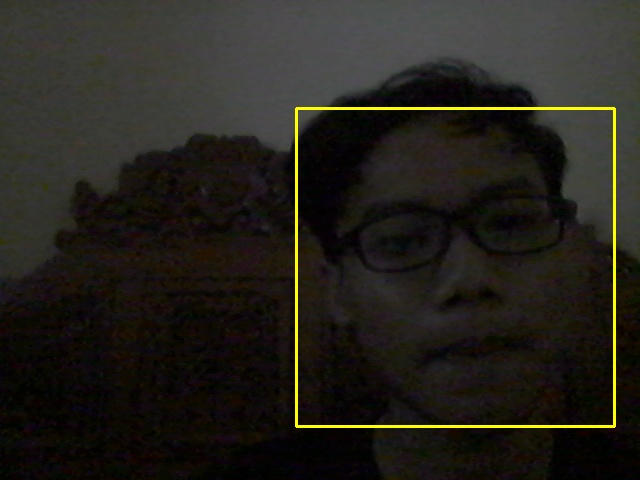
#> input picture datawajah/1901530083_DEHAN SETYA_B1_1.jpg, 640 x 480 px; its folder holds only this picture in this run
$ python -i absen.py   (imports and definitions only)
#> lines starting #> are read from the running program, lines starting #| are printed output that depends on the picture
import cv2, os, numpy as np
import tkinter as tk
from PIL import ImageTk, Image
from datetime import datetime

def selesai1():
    intructions.config(text="Rekam Data Telah Selesai!")
def selesai2():
    intructions.config(text="Training Wajah Telah Selesai!")
def selesai3():
    intructions.config(text="Absensi Telah Dilakukan")
# [34 lines left out: function rekamDataWajah, not called in this run]

def trainingWajah():
    wajahDir = 'datawajah'
    latihDir = 'latihwajah'

    def getImageLabel(path):
#> called with path = 'datawajah'
        imagePaths = [os.path.join(path, f) for f in os.listdir(path)]
        faceSamples = []
        faceIDs = []
        for imagePath in imagePaths:
            PILimg = Image.open(imagePath).convert('L')
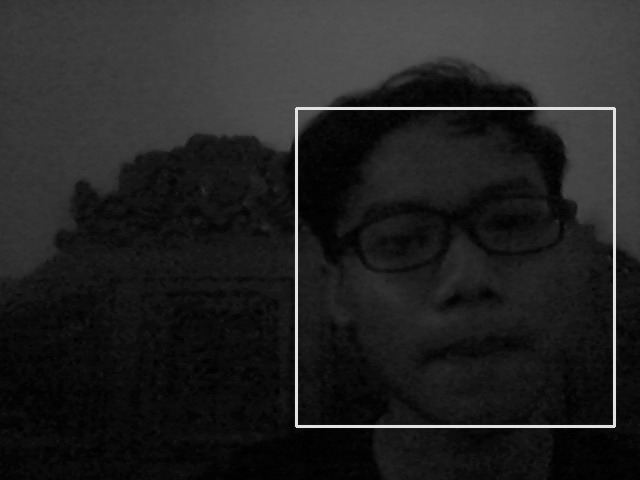
#> PILimg: PIL image 640x480 L; min 0, max 231, mean 34.3
            imgNum = np.array(PILimg, 'uint8')
            faceID = int(os.path.split(imagePath)[-1].split('_')[0])
            faces = faceDetector.detectMultiScale(imgNum)
#> faces = [[322, 126, 287, 287]]
            for (x, y, w, h) in faces:
                faceSamples.append(imgNum[y:y + h, x:x + w])
                faceIDs.append(faceID)
#> this loop made 1 pass
#> after the loop, faceIDs = [1901530083]; faceSamples = 1 item
            return faceSamples, faceIDs

    faceRecognizer = cv2.face.LBPHFaceRecognizer_create()
    faceDetector = cv2.CascadeClassifier('haarcascade_frontalface_default.xml')
    faces, IDs = getImageLabel(wajahDir)
#> faces = 1 item; IDs = [1901530083]
    faceRecognizer.train(faces, np.array(IDs))
    # simpan
    faceRecognizer.write(latihDir + '/training.xml')
    selesai2()

# [62 lines left out: functions markAttendance, absensiWajah, not called in this run]

# GUI
# [1 line not run here, left out]
# mengatur canvas (window tkinter)
# [1 line that did not run here, left out]
# [2 lines not run here, left out]
# judul
# [1 line that did not run here, left out]
# [1 line not run here, left out]
#credit
# [1 line that did not run here, left out]
# [1 line not run here, left out]
# for entry data nama
# [1 line that did not run here, left out]
# [1 line not run here, left out]
# [1 line that did not run here, left out]
# [1 line not run here, left out]
# for entry data nim
# [1 line that did not run here, left out]
# [1 line not run here, left out]
# [1 line that did not run here, left out]
# [1 line not run here, left out]
# for entry data kelas
# [1 line that did not run here, left out]
# [1 line not run here, left out]
# [1 line that did not run here, left out]
# [3 lines not run here, left out]

# tombol untuk rekam data wajah
# [1 line that did not run here, left out]
# [1 line not run here, left out]
Rekam_text = tk.StringVar()
# [1 line that did not run here, left out]
# [2 lines not run here, left out]

# tombol untuk training wajah
Rekam_text1 = tk.StringVar()
# [1 line that did not run here, left out]
# [2 lines not run here, left out]

# tombol absensi dengan wajah
Rekam_text2 = tk.StringVar()
# [1 line that did not run here, left out]
# [4 lines not run here, left out]

#> (the run stopped early here; a loop or call above may not have finished)

$ run again, on datawajah/1901530083_DEHAN SETYA_B1_15.jpg
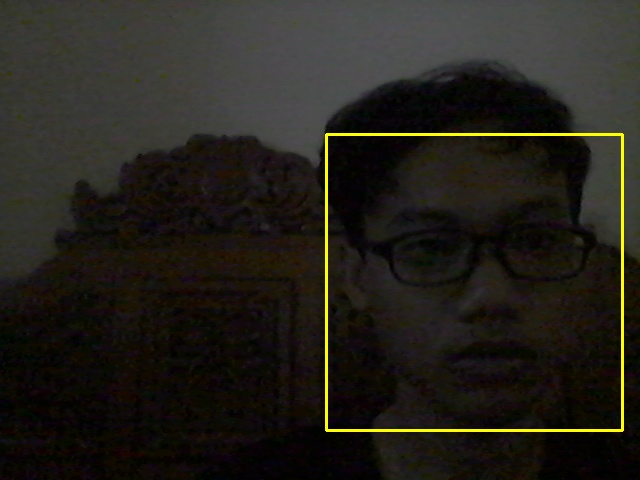
#> input picture datawajah/1901530083_DEHAN SETYA_B1_15.jpg, 640 x 480 px
#> in getImageLabel, `PILimg = Image.open(imagePath).convert('L')`:
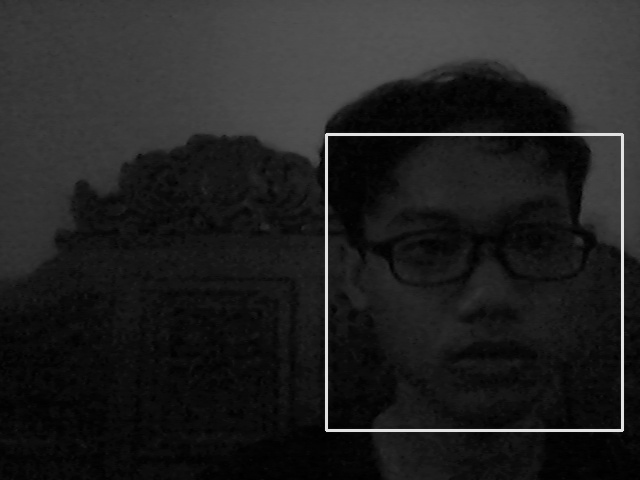
#> PILimg: PIL image 640x480 L; min 0, max 231, mean 33.4
#> in getImageLabel, `faces = faceDetector.detectMultiScale(imgNum)`: faces = [[346, 144, 281, 281]]
#> the loop in getImageLabel, `for (x, y, w, h) in faces:` made 1 pass
#> after the loop in getImageLabel, `for (x, y, w, h) in faces:`: faceIDs = [1901530083]; faceSamples = 1 item
#> in trainingWajah, `faces, IDs = getImageLabel(wajahDir)`: IDs = [1901530083]
